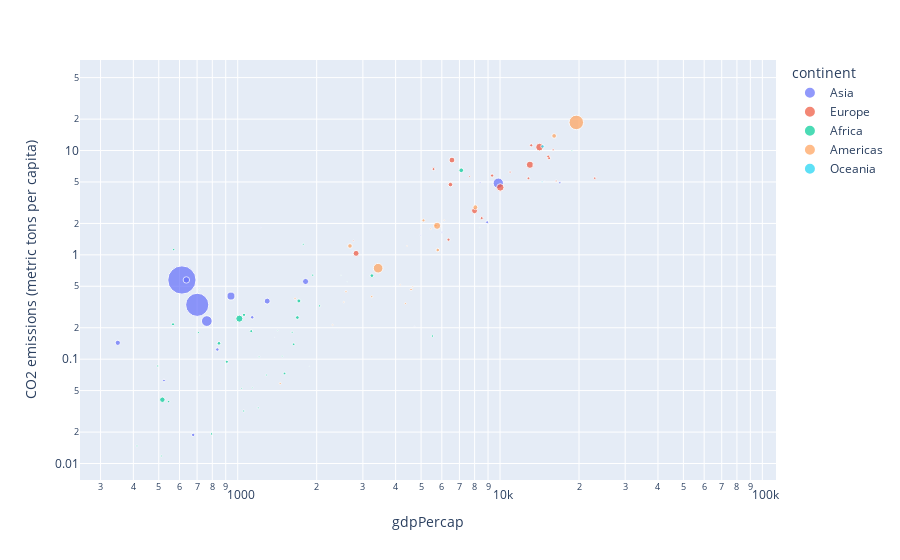

Here is the notebook cell this chart was saved with:
### Markdown cell above
### Question 5

#### Using 'plotly' or 'bokeh', create an interactive scatter plot comparing 'CO2 emissions (metric tons per capita)' and 'gdpPercap', where the point size is determined by 'pop' (population) and the color is determined by the 'continent'.

### Code cell
# Create the scatter plot
fig = px.scatter(df_filtered, x="gdpPercap", y="CO2 emissions (metric tons per capita)", size="pop", color="continent", log_x=True, log_y=True)

fig.show()

### Figure 1 — Plotly figure (JSON) as saved in the notebook; plotly's stock layout.template omitted (floating-point values rounded to 4 significant figures)
{"data": [{"hovertemplate": "continent=Asia<br>gdpPercap=%{x}<br>CO2 emissions (metric tons per capita)=%{y}<br>pop=%{marker.size}<extra></extra>", "legendgroup": "Asia", "marker": {"color": "#636efa", "size": [11537966, 202182, 62821884, 6960067, 754550000, 506000000, 109343000, 8519282, 2693585, 100825279, 1255058, 575003, 2186894, 10154878, 1149500, 25870271, 11261690, 714775, 60641899, 35356600, 5618198, 1977600, 11737396, 34024249, 39463910], "sizemode": "area", "sizeref": 1886375, "symbol": "circle"}, "mode": "markers", "name": "Asia", "orientation": "v", "showlegend": true, "type": "scatter", "x": [836.2, 14800.0, 721.2, 523.4, 612.7, 700.8, 762.4, 8931.0, 8394.0, 9848.0, 2742.0, 80890.0, 6007.0, 2278.0, 1226.0, 349, 676.4, 4721.0, 942.4, 1814.0, 16900.0, 4977.0, 1136.0, 1295.0, 637.1], "xaxis": "x", "y": [0.1238, 5.121, null, 0.06244, 0.5742, 0.3318, 0.2319, 2.056, 4.933, 4.864, 1.072, 43.43, 1.642, null, 1.835, 0.1435, 0.01881, 0.2055, 0.4025, 0.5554, 4.909, 1.546, 0.2519, 0.3602, 0.5749], "yaxis": "y"}, {"hovertemplate": "continent=Europe<br>gdpPercap=%{x}<br>CO2 emissions (metric tons per capita)=%{y}<br>pop=%{marker.size}<extra></extra>", "legendgroup": "Europe", "marker": {"color": "#EF553B", "size": [1984060, 7376998, 9556500, 3585000, 8310226, 4174366, 9835109, 4838800, 4605744, 49569000, 76368453, 8716441, 10223422, 198676, 2900100, 52667100, 501035, 12596822, 3786019, 31785378, 9103000, 19284814, 7971222, 4442238, 1646912, 32850275, 7867931, 6063000, 33411317, 54959000], "sizemode": "area", "sizeref": 1886375, "symbol": "circle"}, "mode": "markers", "name": "Europe", "orientation": "v", "showlegend": true, "type": "scatter", "x": [2760.0, 12830.0, 13150.0, 2172.0, 5577.0, 6960.0, 11400.0, 15940.0, 10920.0, 13000.0, 14750.0, 8513.0, 9327.0, 13320.0, 7656.0, 10020.0, 5908.0, 15360.0, 16360.0, 6557.0, 6362.0, 6471.0, 7992.0, 8413.0, 9405.0, 7994.0, 15260.0, 22970.0, 2826.0, 14140.0], "xaxis": "x", "y": [1.364, 5.418, 11.22, null, 6.638, null, null, 10.15, 6.213, 7.306, null, 2.249, 5.758, 7.269, 5.655, 4.431, null, 8.476, 5.107, 8.106, 1.398, 4.716, null, null, null, 2.647, 8.77, 5.435, 1.033, 10.78], "yaxis": "y"}, {"hovertemplate": "continent=Africa<br>gdpPercap=%{x}<br>CO2 emissions (metric tons per capita)=%{y}<br>pop=%{marker.size}<extra></extra>", "legendgroup": "Africa", "marker": {"color": "#00cc96", "size": [12760499, 5247469, 2427334, 553541, 5127935, 3330989, 6335506, 1733638, 3495967, 217378, 4744870, 127617, 259864, 1820319, 27860297, 489004, 8490213, 3451418, 601287, 10191512, 996380, 1279406, 1759224, 6334556, 4147252, 5212416, 1230542, 789309, 14770296, 8680909, 706640, 4534062, 47287752, 3451079, 70787, 3965841, 2662190, 3428839, 20997321, 12716129, 420690, 12607312, 1735550, 4786986, 8900294, 3900000, 4995432], "sizemode": "area", "sizeref": 1886375, "symbol": "circle"}, "mode": "markers", "name": "Africa", "orientation": "v", "showlegend": true, "type": "scatter", "x": [3247.0, 5523.0, 1036.0, 1215.0, 794.8, 413.0, 1508.0, 1136.0, 1197.0, 1876.0, 2052.0, 3020.0, 915.6, 468.8, 516.1, 8359.0, 1126.0, 708.8, 715.6, 1057.0, 498.6, 713.6, 18770.0, 1634.0, 495.5, 545.0, 1421.0, 2475.0, 1711.0, 566.7, 3794.0, 1054.0, 1015.0, 511.0, 1385.0, 1612.0, 1206.0, 1285.0, 7114.0, 1688.0, 2613.0, 848.2, 1478.0, 1932.0, 908.9, 1777.0, 569.8], "xaxis": "x", "y": [0.6321, 0.1667, 0.05232, null, 0.01922, 0.01474, 0.07298, 0.05334, 0.03415, 0.08566, 0.3243, 0.6698, 0.09088, null, 0.04088, 1.827, 0.1857, 0.1805, 0.07074, 0.2661, null, 0.4657, 9.941, 0.1389, 0.08604, 0.0392, 0.1882, 0.6362, 0.3616, 0.2162, null, 0.03185, 0.2447, 0.0118, 0.1621, 0.1813, 0.1054, 0.07045, 6.466, 0.2508, 0.5525, 0.1419, 0.1067, 0.6389, 0.09445, 1.264, 1.123], "yaxis": "y"}, {"hovertemplate": "continent=Americas<br>gdpPercap=%{x}<br>CO2 emissions (metric tons per capita)=%{y}<br>pop=%{marker.size}<extra></extra>", "legendgroup": "Americas", "marker": {"color": "#FFA15A", "size": [22934225, 4040665, 88049823, 20819767, 8858908, 19764027, 1588717, 8139332, 4049146, 5432424, 3232927, 4690773, 4318137, 2500689, 1861096, 47995559, 1865490, 1405486, 2287985, 12132200, 2648961, 960155, 198712000, 2748579], "sizemode": "area", "sizeref": 1886375, "symbol": "circle"}, "mode": "markers", "name": "Americas", "orientation": "v", "showlegend": true, "type": "scatter", "x": [8053.0, 2587.0, 3430.0, 16080.0, 5107.0, 2679.0, 4162.0, 5690.0, 1654.0, 4579.0, 4359.0, 3243.0, 1452.0, 2538.0, 6125.0, 5755.0, 4643.0, 4421.0, 2299.0, 5788.0, 6929.0, 5621.0, 19530.0, 5445.0], "xaxis": "x", "y": [2.858, 0.4466, 0.745, 13.81, 2.141, 1.217, 0.5171, 1.906, 0.3805, 0.4658, 0.3425, 0.3973, 0.05857, 0.3525, 2.145, 1.9, 0.494, 1.218, 0.213, 1.112, null, 5.01, 18.6, 1.776], "yaxis": "y"}, {"hovertemplate": "continent=Oceania<br>gdpPercap=%{x}<br>CO2 emissions (metric tons per capita)=%{y}<br>pop=%{marker.size}<extra></extra>", "legendgroup": "Oceania", "marker": {"color": "#19d3f3", "size": [11872264, 2728150], "sizemode": "area", "sizeref": 1886375, "symbol": "circle"}, "mode": "markers", "name": "Oceania", "orientation": "v", "showlegend": true, "type": "scatter", "x": [14530.0, 14460.0], "xaxis": "x", "y": [10.96, 5.008], "yaxis": "y"}], "layout": {"legend": {"itemsizing": "constant", "title": {"text": "continent"}, "tracegroupgap": 0}, "margin": {"t": 60}, "xaxis": {"anchor": "y", "domain": [0, 1], "title": {"text": "gdpPercap"}, "type": "log"}, "yaxis": {"anchor": "x", "domain": [0, 1], "title": {"text": "CO2 emissions (metric tons per capita)"}, "type": "log"}}}
